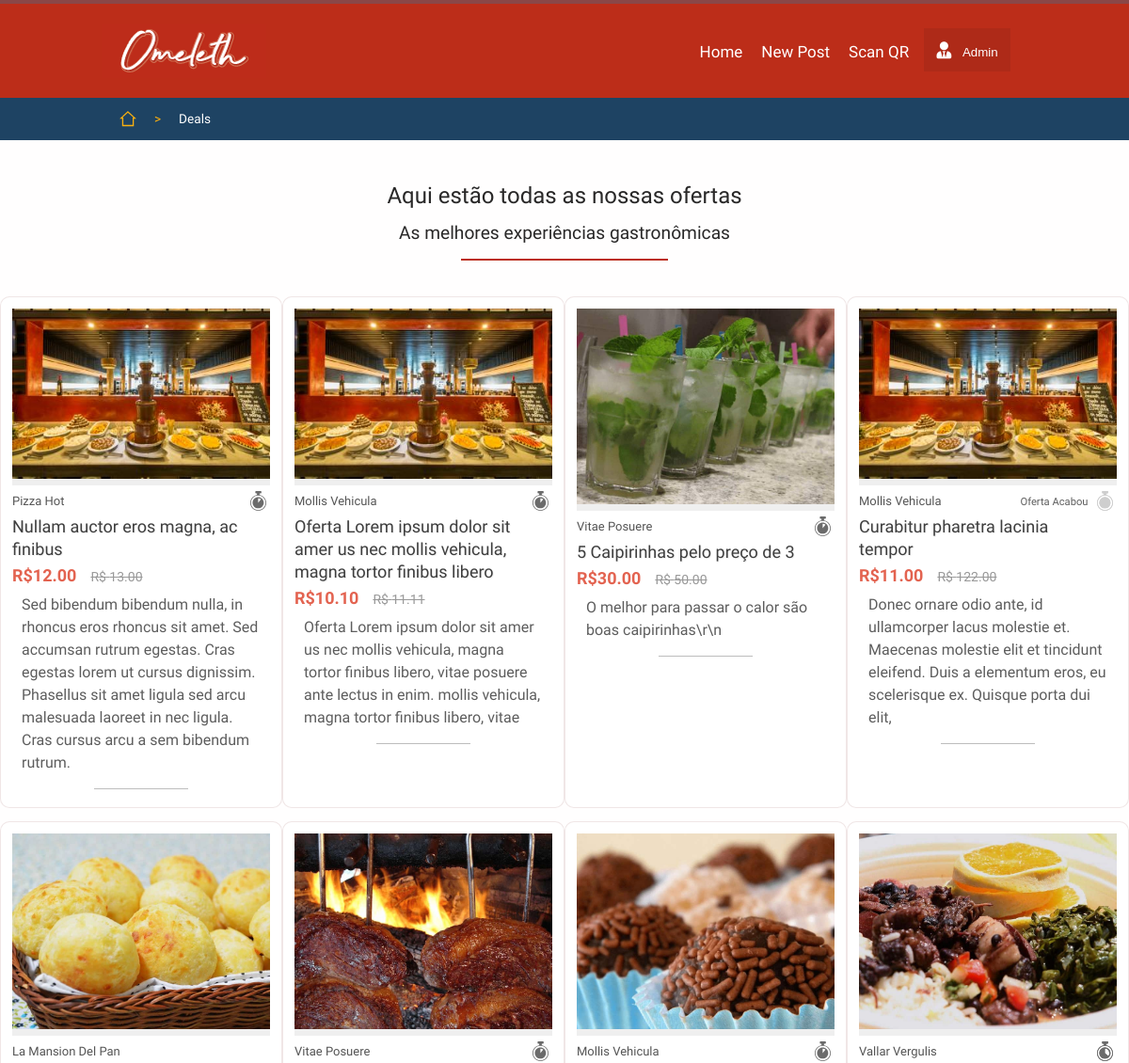
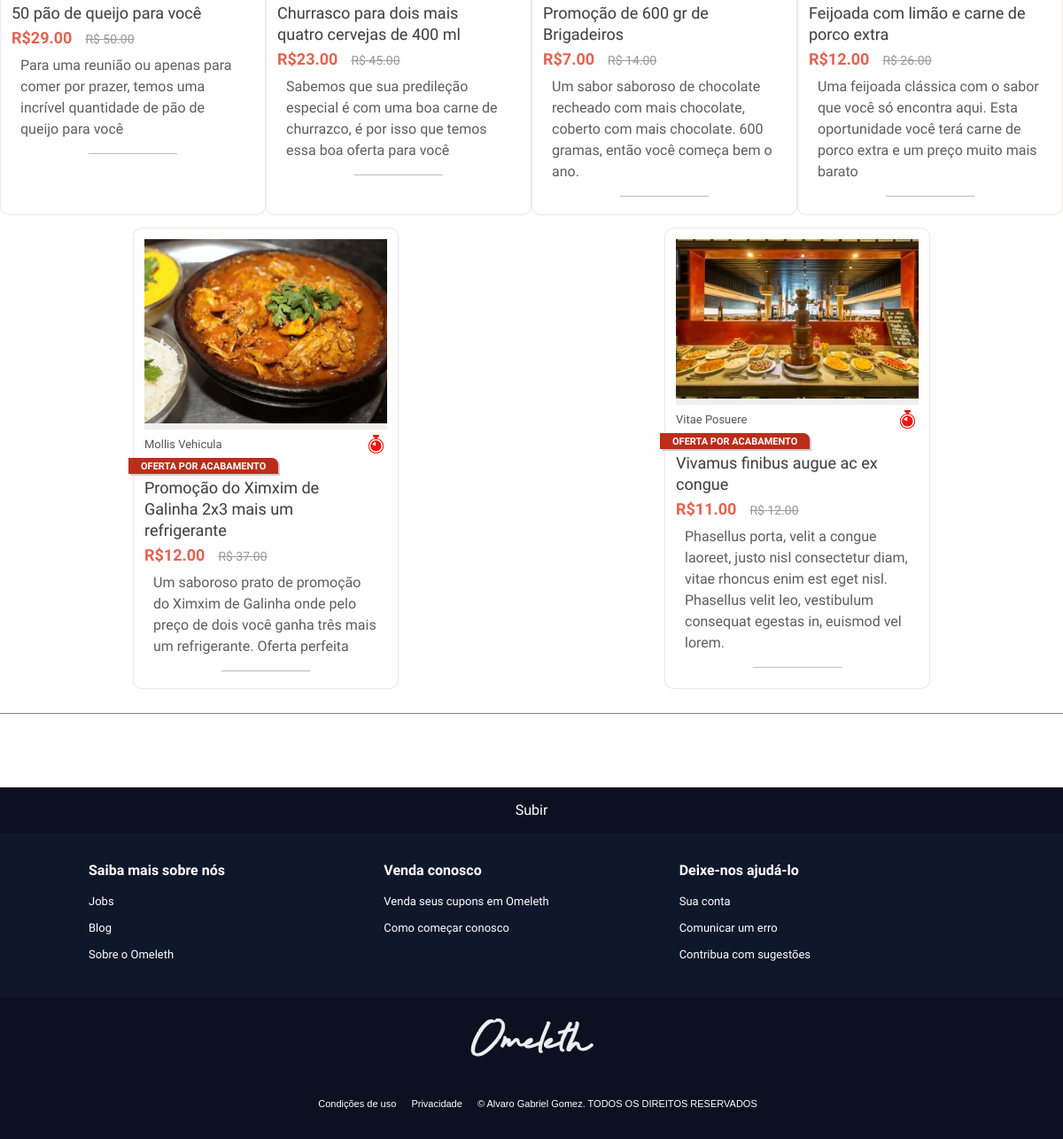
Page /deals.php (signed in) on the committed database (2 pictures, top to bottom).
### tables this page shows
CREATE TABLE `posts` (
  `post_id` int(10) UNSIGNED NOT NULL,
  `buss_id` int(10) UNSIGNED NOT NULL,
  `active` int(1) NOT NULL DEFAULT '1',
  `created_at` timestamp NOT NULL DEFAULT CURRENT_TIMESTAMP,
  `updated_at` timestamp NOT NULL DEFAULT CURRENT_TIMESTAMP ON UPDATE CURRENT_TIMESTAMP,
  `offer_end_at` timestamp NOT NULL DEFAULT '0000-00-00 00:00:00',
  `price_new` decimal(6,2) UNSIGNED NOT NULL DEFAULT '10.10',
  `price_from` decimal(6,2) UNSIGNED NOT NULL DEFAULT '11.11',
  `title` varchar(255) NOT NULL DEFAULT 'Oferta Lorem ipsum dolor sit amer us nec mollis vehicula, magna tortor finibus libero',
  `description` varchar(255) NOT NULL DEFAULT 'Oferta Lorem ipsum dolor sit amer us nec mollis vehicula, magna tortor finibus libero, vitae posuere ante lectus in enim. mollis vehicula, magna tortor finibus libero, vitae',
  `post_hero_img_url` varchar(500) DEFAULT 'img/tumb1.jpg'
);

CREATE TABLE `buss` (
  `buss_id` int(10) UNSIGNED NOT NULL,
  `buss_name` varchar(500) DEFAULT 'Mollis Vehicula',
  `buss_dir` varchar(500) DEFAULT '1622  Adams Avenue, Frederick MD, 21701',
  `buss_phone` varchar(255) DEFAULT '5555555555555',
  `buss_url` varchar(500) DEFAULT 'http://ckj1.site11.com',
  `created_at` timestamp NOT NULL DEFAULT CURRENT_TIMESTAMP,
  `updated_at` timestamp NOT NULL DEFAULT CURRENT_TIMESTAMP ON UPDATE CURRENT_TIMESTAMP,
  `cover_url` varchar(500) NOT NULL DEFAULT 'img/buss/buss1.jpg',
  `active` int(1) NOT NULL DEFAULT '1',
  `auth` varchar(255) NOT NULL DEFAULT '1',
  `buss_uid` varchar(255) NOT NULL,
  `buss_pwd` varchar(255) NOT NULL,
  `buss_limits` int(2) UNSIGNED DEFAULT '3'
);

### deals.php (called while the page is built, shortened)
<?php
require 'includes/deals-inc.php';
?>
<?php
require 'components/header.php';
require 'components/navbar.php';
 ?>
        <?php
            require 'components/footer.php';
        ?>

### components/all-deals.php (the view, shortened to what this page needs)
<?php
require 'includes/dbh-inc.php';
?>
<?php
$sql ="
SELECT b.buss_name, b.buss_dir, b.buss_phone, b.buss_phone, b.buss_url, p.post_id, p.title, p.description, p.price_from, p.price_new, p.offer_end_at, p.created_at, p.updated_at, p.buss_id, p.post_hero_img_url, b.cover_url, CONCAT(YEAR(p.updated_at),'-', MONTH(p.updated_at), '-' , DAY(p.updated_at)) AS data
FROM posts as p
JOIN buss as b
    on b.buss_id = p.buss_id
    WHERE p.active <> 0
ORDER BY p.created_at DESC
";
?>
<!DOCTYPE html>
<html lang="en">
<head>
    <link rel="stylesheet" type="text/css" href="style.css">
    <link rel="stylesheet" type="text/css" href="css/responsive.css">
    <link rel="stylesheet" href="https://use.fontawesome.com/releases/v5.6.1/css/regular.css">
    <link rel="stylesheet" href="https://use.fontawesome.com/releases/v5.6.1/css/solid.css">
    <link rel="stylesheet" href="https://use.fontawesome.com/releases/v5.6.1/css/fontawesome.css">
</head>
<body>
<div id="themoderfoquer">
<?php
require 'components/header.php';
require 'components/navbar.php';
?>
<section>
<div id="main-container">
     <div id="main">
     <h1>Aqui estão todas as nossas ofertas</h1>
<h3>As melhores experiências gastronômicas</h3>
<div id="main-items">
<?php
$results=mysqli_query($conn, $sql);
$resultsCheck=mysqli_num_rows($results);
if($resultsCheck < 1){
        require'404-ini.php';
        exit();
    }
    else{
while($row = mysqli_fetch_array($results, MYSQLI_ASSOC)){
    $post_offer_end_at = $row['offer_end_at'];
    echo'
    <a href="deals.php?id='.$row['post_id'].'" class="main-box">
    <div class="main-img">
        <img src="'.$row['post_hero_img_url'].'" alt="">
    </div>
    <div class="buss-name"><span>'.$row['buss_name'].'</span></div>';
      if (strtotime($row['offer_end_at']) > 1 && time() - strtotime($row['created_at']) >= 8 * 86400) {
        if(time() - strtotime($post_offer_end_at) <= 0){
          if (abs(time() - strtotime($row['offer_end_at'])) < 3 * 86400 && abs(time() - strtotime($row['offer_end_at'])) > 2 * 86400) {
            echo '<div class="badge">
            <span>OFERTA POR ACABAMENTO</span>
            </div>
            <div class="clock-time clock-30"></div>
            ';
          }else if(abs(time() - strtotime($row['offer_end_at'])) < 2 * 86400){
            echo '<div class="badge">
            <span>OFERTA POR ACABAMENTO</span>
            </div>
            <div class="clock-time"></div>
            ';
          }
        }else if (time() - strtotime($post_offer_end_at) > 1){
          echo '<div class="clock-time clock-100"></div>';
        }
      }
      if (strtotime($post_offer_end_at) > 1 && abs(time() - strtotime($row['created_at'])) >= 3 * 86400) {
        if(time() - strtotime($post_offer_end_at) <= 0){
        if (abs(time() - strtotime($post_offer_end_at)) <= 2 * 86400) {
            echo '<div class="clock-time"></div></li>';
        }else if(abs(time() - strtotime($post_offer_end_at)) >= 2 * 86400){
            if(abs(time() - strtotime($post_offer_end_at)) >= 8 * 86400){
                echo '<div class="clock-time clock-7"></div>';
            }else if(abs(time() - strtotime($post_offer_end_at)) <= 2 * 86400){
                echo '<div class="clock-time clock-70"></div>';
            }else if(abs(time() - strtotime($post_offer_end_at)) <= 3 * 86400 && abs(time() - strtotime($post_offer_end_at)) > 2 * 86400){
                echo '<div class="clock-time clock-30"></div>';
            }else if(abs(time() - strtotime($post_offer_end_at)) <= 4 * 86400 && abs(time() - strtotime($post_offer_end_at)) > 3 * 86400){
                echo '<div class="clock-time clock-25"></div>';
            }else if(abs(time() - strtotime($post_offer_end_at)) <= 7 * 86400 && abs(time() - strtotime($post_offer_end_at)) > 4 * 86400){
                echo '<div class="clock-time clock-15"></div>';
            }
        }
    }else if (time() - strtotime($post_offer_end_at) > 1){
      echo '<div class="clock-time clock-100"> <span class="span-clock">Oferta Acabou</span></div>';
    }
  }
  echo'
    <div class="box-title"><span>'.$row['title'].'</span></div>
    <div class="price-box">
        <div class="price-new"> <abbr title="BRL">R$</abbr><span>'.$row['price_new'].'</span>  </div>
        <div class="price-from"> <abbr title="BRL">R$</abbr> <span>'.$row['price_from'].'</span></div>
    </div>
    <p class="main-box-desc">
    '.$row['description'].'
    </p>
</a>
    ';
}
}
?>
</div>
     </div>
</div>
</section>
</div>
<?php
            require 'components/footer.php';
?>
</body>
</html>

### style.css (style rules this page uses)
body { margin: 0px; padding: 0px; color: #666; font-family: 'Oxygen', sans-serif; background: #fffefe; font-size: 1em; line-height: 1.5em; }
a { color: #424242; text-decoration: none; }
h1 { line-height: 1.4em; font-size: 1.5em; font-family: 'Oxygen', sans-serif; color: #292828; text-align: center; margin: 43px auto 10px !important; font-weight:400; }
h3 { font-family: 'Oxygen', sans-serif; color: #292828; text-align: center; margin: 0 auto 31px !important; font-weight: 300; font-size: 1.2em; }
#themoderfoquer { overflow: hidden; width: 100%; }
#main { min-height: 100vh; width: 100%; }
#main-container { width: inherit; height: inherit; display: flex; justify-content: center; align-items: center; }
#main-items { width: inherit; height: auto; overflow: hidden; display: flex; flex-wrap: wrap; margin-bottom: 20px; padding-bottom: 20px; justify-content: space-around; border-bottom: solid 1px #838383; }
.main-box { position: relative; width:100%; max-width: 300px; height: auto; min-height: 500px; border-radius: 10px; color: #5d5d5d; background-color: #fff; padding: 12px; -webkit-box-sizing: border-box; -moz-box-sizing: border-box; box-sizing: border-box; text-align: center; text-decoration: none; list-style: none; margin: 7px auto; border-color: rgba(173, 124, 124, 0.19); border-style: solid; border-width: 1px; transition: all 0.6s ease; }
.main-box-desc { text-align: left; float: left; margin: 7px 10px; }
.main-img { overflow: hidden; background-color:#efefef; position: relative; }
.main-img img { width: auto; height: auto; max-width: 278px; max-height: 226px; min-height: 180px; }
.main-box-desc::after { content: " "; position: relative; width: 100px; border-bottom: solid 1px #bdbdbd; display: block; clear: both; margin: 15px auto 0; }
h3::after { content: " "; position: relative; width: 220px; border-bottom: solid 2px #BC2D19; display: block; clear: both; margin: 15px auto 0; }
.buss-name { font-size: 13px; color: rgb(85, 85, 85); margin-top: 5px; margin-bottom: -1px; text-align: left; width: 100%; }
.badge::after { content: ""; border-left: 18px solid #BC2D19; float: left; }
.badge { -webkit-box-shadow: 2px 2px 0px 0px rgba(204,204,204,1); -moz-box-shadow: 2px 2px 0px 0px rgba(204,204,204,1); box-shadow: 2px 2px 0px 0px rgba(204,204,204,1); margin-left: -18px; margin-top: 4px; font-size: 11px!important; color: #FFF!important; font-weight: 700!important; background: #BC2D19; height: 18px; max-width: 90%; text-align: center; vertical-align: middle; white-space: nowrap; padding: 0 5px; float: left; line-height: 1.8em; overflow: hidden; -webkit-border-top-right-radius: 7px; -moz-border-radius-topright: 7px; border-top-right-radius: 7px; }
.price-box { width: 100%; font-size: 14px; float: left; text-align: left; display: inline-flex; align-items: flex-end; margin: 0px 3px 0 0; }
abbr { text-decoration: none; }
.price-from { text-decoration:line-through; margin-left: 15px; font-weight: 400; color: #999; font-size: 14px; margin-bottom: -1px; font-variant: small-caps; }
.price-new { font-weight: 600; font-size: 18px; color: rgb(227, 99, 80); display: inline-block; font-variant: small-caps; }
.box-title { font-size: 18px!important; color: #3e3e3e; float: left; width: 94%; height: auto; text-align: left; margin: 4px 0px; text-shadow: 1px 1px 0px rgba(209, 209, 209, 0.29); }
.clock-time { position: absolute; z-index: 10000; width: 17px; height: 21px; right: 16px; transform: translate(0, -22px); background: url(img/icons/clock-80.svg); background-position: center; background-size: auto; background-repeat: no-repeat; }
.clock-7 { background: url(img/icons/clock-7.svg); }
.clock-25 { background: url(img/icons/clock-25.svg); }
.clock-100 { background: url(img/icons/clock-100.svg); }
.span-clock { display: block; position: absolute; left: -90px; width: 89px; font-size: 0.7em; }

### rows in the picture
posts: post_hero_img_url (picture), buss.buss_name "Pizza Hot", title "Nullam auctor eros magna, ac finibus", price_new "12.00", price_from "13.00", description "Sed bibendum bibendum nulla, in rhoncus eros rhoncus sit amet. Sed accumsan rutrum egestas. Cras egestas lorem ut cursus dignissim. Phasellus sit amet ligula sed arcu malesuada laoreet in nec ligula. Cras cursus arcu a sem bibendum rutrum."
posts: post_hero_img_url (picture), buss.buss_name "Mollis Vehicula", title "Oferta Lorem ipsum dolor sit amer us nec mollis vehicula, magna tortor finibus libero", price_new "10.10", price_from "11.11", description "Oferta Lorem ipsum dolor sit amer us nec mollis vehicula, magna tortor finibus libero, vitae posuere ante lectus in enim. mollis vehicula, magna tortor finibus libero, vitae"
posts: post_hero_img_url (picture), buss.buss_name "Vitae Posuere", title "5 Caipirinhas pelo preço de 3", price_new "30.00", price_from "50.00", description "O melhor para passar o calor são boas caipirinhas\\r\\n"
posts: post_hero_img_url (picture), buss.buss_name "Mollis Vehicula", title "Curabitur pharetra lacinia tempor", price_new "11.00", price_from "122.00", description "Donec ornare odio ante, id ullamcorper lacus molestie et. Maecenas molestie elit et tincidunt eleifend. Duis a elementum eros, eu scelerisque ex. Quisque porta dui elit,"
posts: post_hero_img_url (picture), buss.buss_name "La Mansion Del Pan", title "50 pão de queijo para você", price_new "29.00", price_from "50.00", description "Para uma reunião ou apenas para comer por prazer, temos uma incrível quantidade de pão de queijo para você"
posts: post_hero_img_url (picture), buss.buss_name "Vitae Posuere", title "Churrasco para dois mais quatro cervejas de 400 ml", price_new "23.00", price_from "45.00", description "Sabemos que sua predileção especial é com uma boa carne de churrazco, é por isso que temos essa boa oferta para você"
posts: post_hero_img_url (picture), buss.buss_name "Mollis Vehicula", title "Promoção de 600 gr de Brigadeiros", price_new "7.00", price_from "14.00", description "Um sabor saboroso de chocolate recheado com mais chocolate, coberto com mais chocolate. 600 gramas, então você começa bem o ano."
posts: post_hero_img_url (picture), buss.buss_name "Vallar Vergulis", title "Feijoada com limão e carne de porco extra", price_new "12.00", price_from "26.00", description "Uma feijoada clássica com o sabor que você só encontra aqui. Esta oportunidade você terá carne de porco extra e um preço muito mais barato"
posts: post_hero_img_url (picture), buss.buss_name "Mollis Vehicula", shows "OFERTA POR ACABAMENTO", title "Promoção do Ximxim de Galinha 2x3 mais um refrigerante", price_new "12.00", price_from "37.00", description "Um saboroso prato de promoção do Ximxim de Galinha onde pelo preço de dois você ganha três mais um refrigerante. Oferta perfeita"
posts: post_hero_img_url (picture), buss.buss_name "Vitae Posuere", shows "OFERTA POR ACABAMENTO", title "Vivamus finibus augue ac ex congue", price_new "11.00", price_from "12.00", description "Phasellus porta, velit a congue laoreet, justo nisl consectetur diam, vitae rhoncus enim est eget nisl. Phasellus velit leo, vestibulum consequat egestas in, euismod vel lorem."
